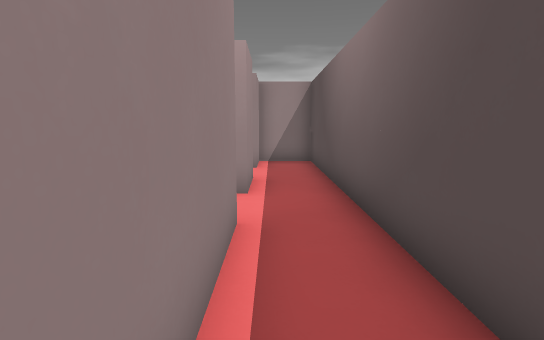
View 1 (above)

16 first-person views from a walk through a 3-D level made in the Godot game engine. The camera is 1.4 m above the floor, tilts 8° down and sees 80° across. The floor is counted in squares, 1 m on a side. Each view is taken from the middle of a square. On the plan, view 1 faces up. The plan holds only what a view shows up to about 15 squares ahead; the rest is blank. Characters and animated objects are left out.

View 2
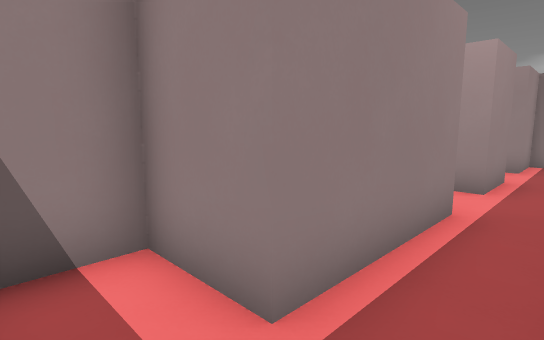

View 3
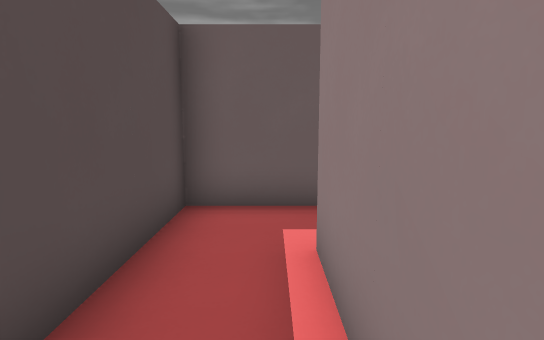

View 4
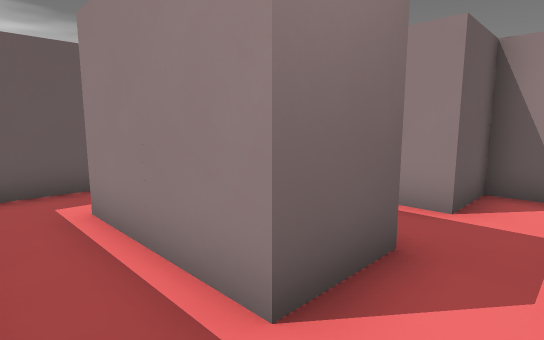

View 5
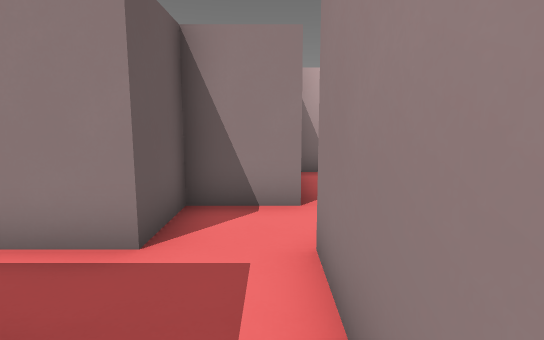

View 6
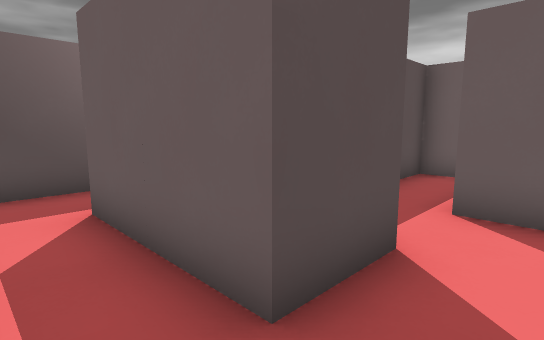

View 7
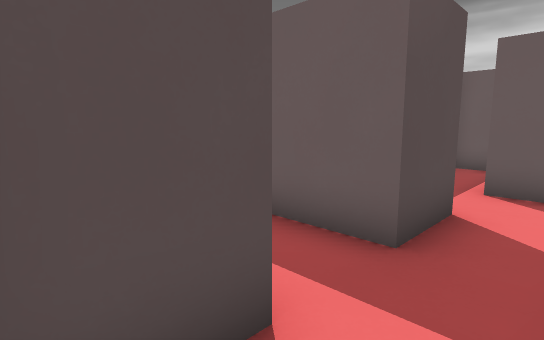

View 8
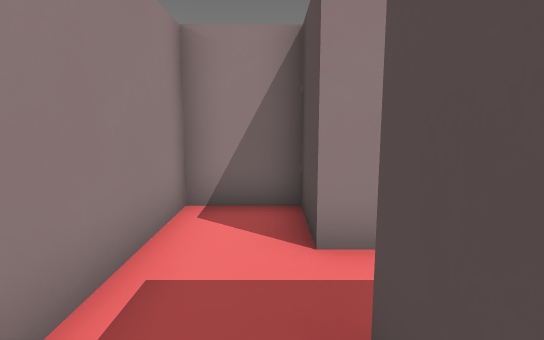

View 9
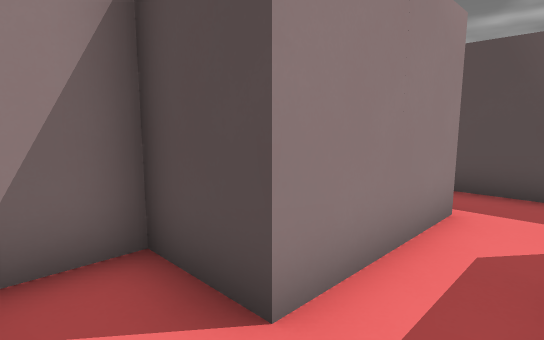

View 10
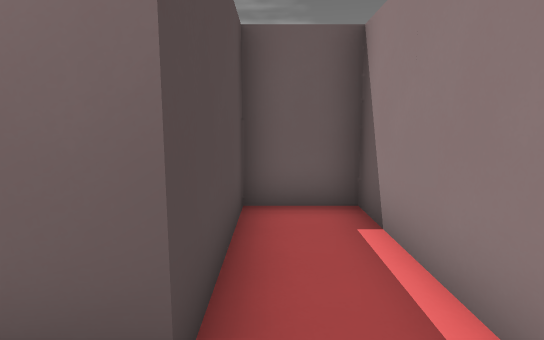

View 11
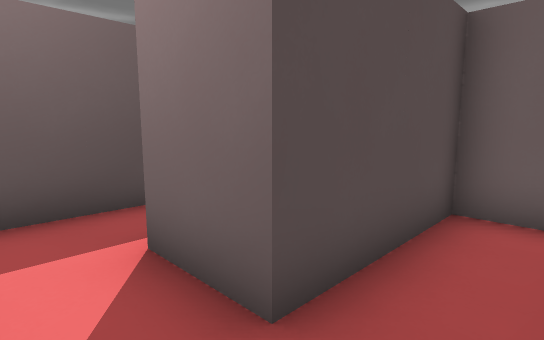

View 12
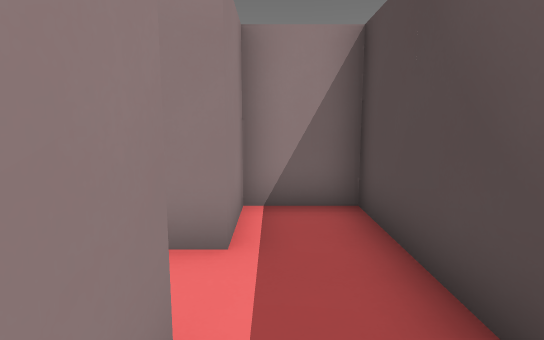

View 13
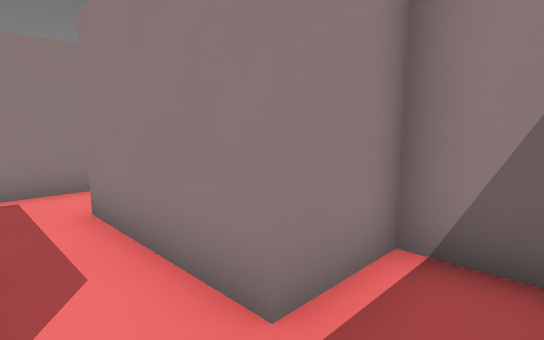

View 14
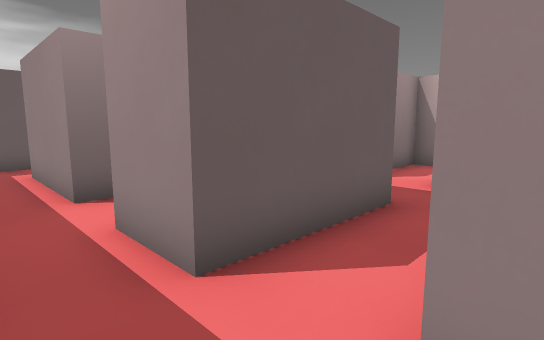

View 15
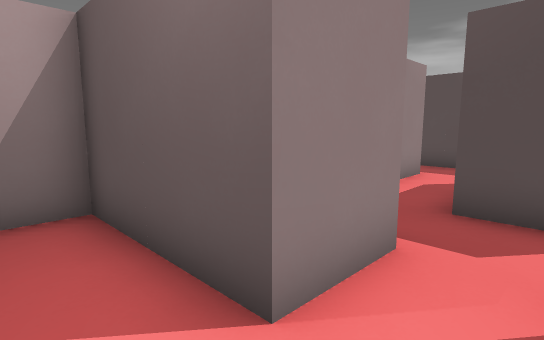

View 16
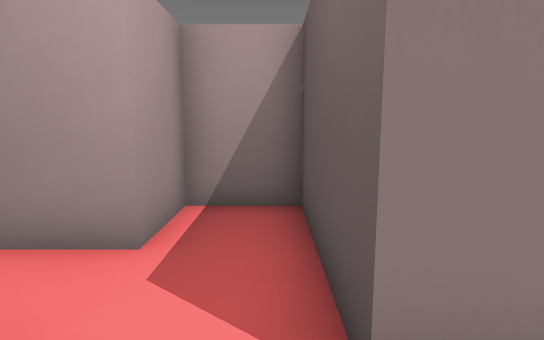

### Floor plan
Ten units are one square. View 1 is at (0, 0); x grows to the right and y downward. Boxes are objects, and circles mark ways between rooms. Rooms are numbered by the first view taken in them; rooms with no view inside come last. Other rooms are left out.
<svg viewBox="-125 -130 145 150">
<path fill="none" stroke="#000" d="M-5 -45 -5 -5 -25 -5 -25 8M-11 15 15 15 15 -65M-45 -85 -5 -85 -5 -65 -45 -65 -45 -85M-65 -66 -65 -45 -45 -45 -45 -5 -25 -5 -25 -45 -5 -45M15 -65 15 -125 -5 -125 -5 -105 -45 -105 -45 -125 -65 -125 -65 -85M-105 -74 -105 -65 -89 -65M-65 -85 -85 -85 -85 -125 -105 -125 -105 -105 -120 -105"/>
<circle cx="-15" cy="-55" r="3" fill="#2a7"/>
<circle cx="5" cy="-75" r="3" fill="#2a7"/>
<circle cx="-75" cy="-75" r="3" fill="#2a7"/>
<text x="0" y="-20">1</text>
<text x="-30" y="-90">2</text>
<text x="-100" y="-90">3</text>
</svg>
Room 1 opens to room 2. Room 2 opens to room 3.

Where each view was taken, in squares from view 1:
view 1: 0 up, 0 right, facing up
view 2: 1 down, 1 right, facing up-left
view 3: 4 up, 0 right, facing down
view 4: 6 up, 1 right, facing down-left
view 5: 6 up, 1 left, facing left
view 6: 10 up, 6 left, facing down-right
view 7: 12 up, 6 left, facing down-right
view 8: 7 up, 5 left, facing up
view 9: 9 up, 6 left, facing up-right
view 10: 6 up, 3 left, facing down
view 11: 6 up, 4 left, facing down-right
view 12: 7 up, 0 right, facing up
view 13: 9 up, 1 right, facing up-left
view 14: 11 up, 1 right, facing down-left
view 15: 7 up, 10 left, facing up-right
view 16: 7 up, 9 left, facing up
